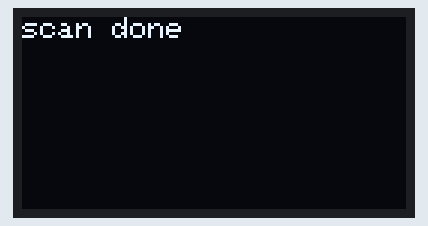
A sketch run on a simulated ESP32. Shown: 128×64 one-colour display. A WiFi scan finds three made-up networks; what the sketch prints to the serial monitor is not drawn.

Above: at 4.1 s.
At 5.6 s:
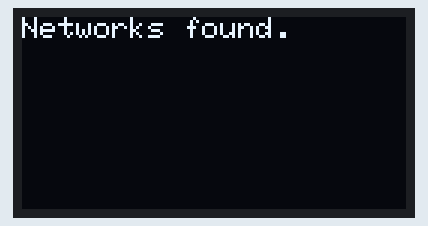
At 7.2 s:
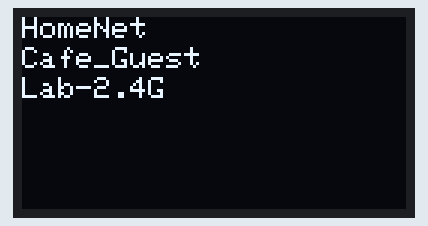

The sketch:

Scanning_WiFi_Networks_OLED.ino
```cpp
#include <WiFi.h>
#include <Wire.h>
#include <Adafruit_GFX.h>
#include <Adafruit_SSD1306.h>

#define SCREEN_WIDTH 128 // OLED display width, in pixels
#define SCREEN_HEIGHT 64 // OLED display height, in pixels

// Declaration for an SSD1306 display connected to I2C (SDA, SCL pins)
Adafruit_SSD1306 display(SCREEN_WIDTH, SCREEN_HEIGHT, &Wire, -1);

//Wi-Fi Scanning
int n=0;

void setup() {
  Serial.begin(112500);
  if(!display.begin(SSD1306_SWITCHCAPVCC, 0x3C)) {
    Serial.println(F("SSD1306 allocation failed"));
    for(;;);
  }
  delay(2000);
  display.clearDisplay();
  display.setTextSize(1);
  display.setTextColor(WHITE);
  Serial.println("scan start");
  n = WiFi.scanNetworks();
  display.setCursor(0,0);
  display.println("scan done");
  display.display();
  delay(1500);
  display.clearDisplay();
  display.setCursor(0,0);
    if (n == 0) {
        display.println("no networks found");
    } else if(n>0){
        display.println("Networks found.");
    }
  display.display();
  delay(1500);
  display.clearDisplay();
}

  void loop()
{
    if(n>0){
         for (int i = 0; i <= n; ++i) {
            // Print SSID for each network found

            display.setCursor(0, i*10);
            display.print(WiFi.SSID(i));
            display.display();
        }
    }
    delay(10000);
    //display.clearDisplay();
}
```

Measured:
- what the display in image 0 shows lasts 1.5 s, from 4.1 s to 5.6 s
